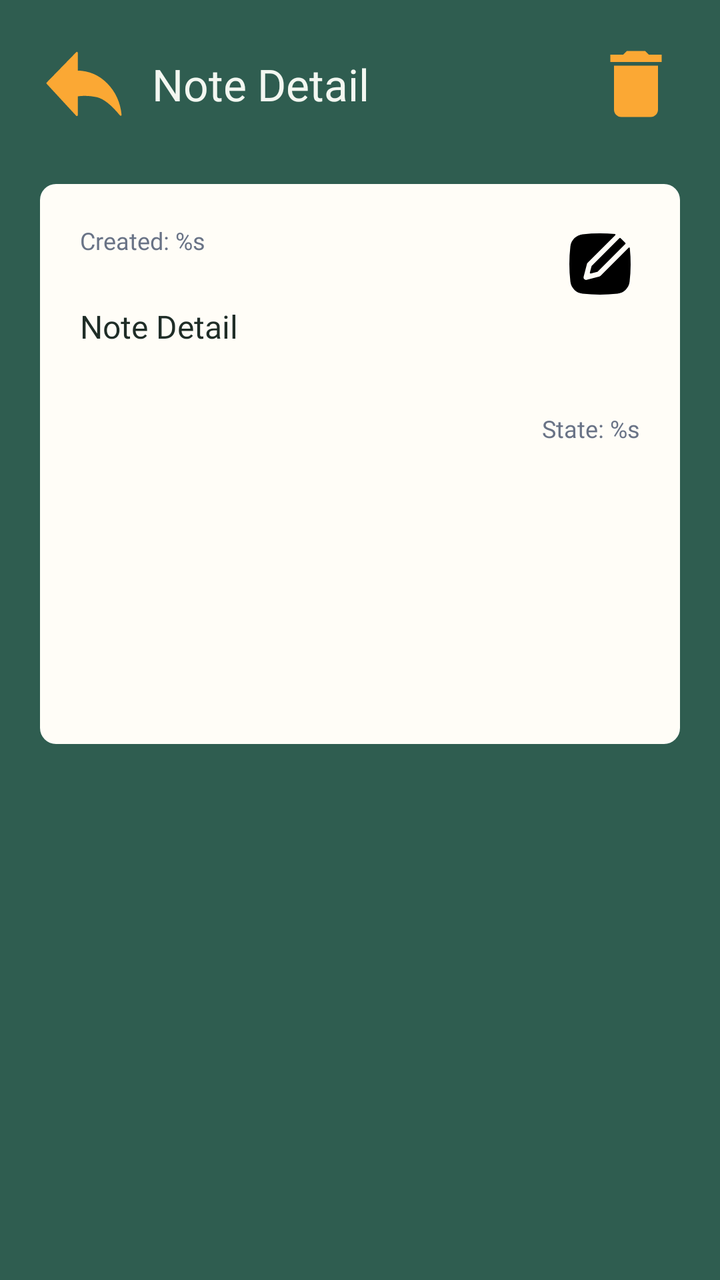
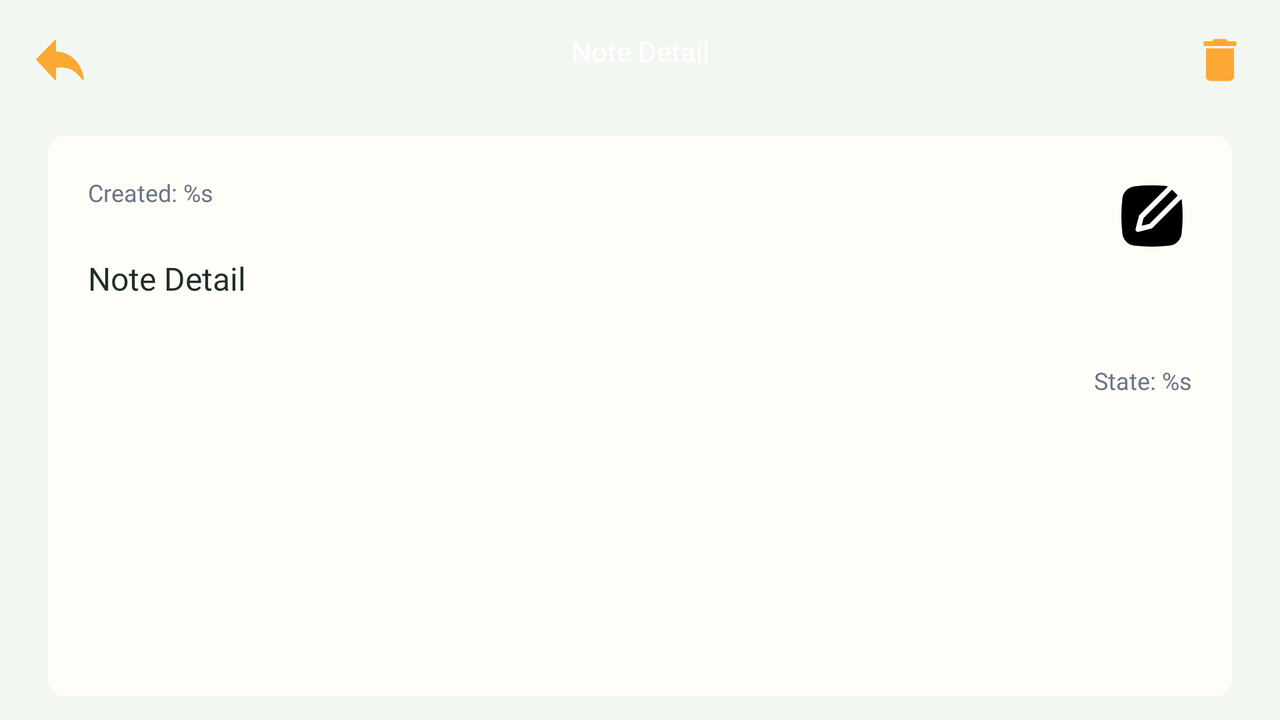

The same Android screen from two of the app's own layout files: first res/layout/ as a phone draws it, then the repository's variant for another configuration, drawn on a device whose configuration selects that folder. Both files follow.
<!-- AndroidManifest.xml: application theme Theme.TodoListApp -->
<!-- res/layout/activity_detail.xml -->
<?xml version="1.0" encoding="utf-8"?>
<androidx.constraintlayout.widget.ConstraintLayout xmlns:android="http://schemas.android.com/apk/res/android"
    xmlns:app="http://schemas.android.com/apk/res-auto"
    xmlns:tools="http://schemas.android.com/tools"
    android:layout_width="match_parent"
    android:layout_height="match_parent"
    android:background="@color/color_3"
    android:padding="20dp"
    tools:context=".DetailActivity">

    <ImageButton
        android:id="@+id/btnBack"
        android:layout_width="44dp"
        android:layout_height="44dp"
        android:background="@drawable/btn_back_state"
        android:contentDescription="Back"
        app:layout_constraintStart_toStartOf="parent"
        app:layout_constraintTop_toTopOf="parent" />

    <TextView
        android:id="@+id/titleDetail"
        android:layout_width="0dp"
        android:layout_height="wrap_content"
        android:layout_marginStart="12dp"
        android:layout_marginEnd="12dp"
        android:fontFamily="@font/inter_semibold"
        android:maxLines="2"
        android:text="@string/titleDetail"
        android:textColor="@color/color_2"
        android:textSize="22sp"
        app:layout_constraintBottom_toBottomOf="@+id/btnBack"
        app:layout_constraintEnd_toStartOf="@id/btnDelete"
        app:layout_constraintStart_toEndOf="@+id/btnBack"
        app:layout_constraintTop_toTopOf="@+id/btnBack" />

    <ImageButton
        android:id="@+id/btnDelete"
        android:layout_width="44dp"
        android:layout_height="44dp"
        android:background="@drawable/ic_delete_state"
        android:contentDescription="Delete note"
        app:layout_constraintEnd_toEndOf="parent"
        app:layout_constraintTop_toTopOf="parent" />

    <include
        android:id="@+id/bannerDetail"
        layout="@layout/detail_banner"
        android:layout_width="0dp"
        android:layout_height="wrap_content"
        android:layout_marginTop="28dp"
        app:layout_constraintEnd_toEndOf="parent"
        app:layout_constraintStart_toStartOf="parent"
        app:layout_constraintTop_toBottomOf="@id/btnBack" />

</androidx.constraintlayout.widget.ConstraintLayout>
<!-- res/layout/detail_banner.xml (included above) -->
<?xml version="1.0" encoding="utf-8"?>
<ScrollView xmlns:android="http://schemas.android.com/apk/res/android"
    xmlns:app="http://schemas.android.com/apk/res-auto"
    android:layout_width="match_parent"
    android:layout_height="wrap_content">

    <androidx.constraintlayout.widget.ConstraintLayout
        android:layout_width="match_parent"
        android:layout_height="wrap_content"
        android:background="@drawable/corner_banner"
        android:minHeight="280dp"
        android:padding="20dp">

        <TextView
            android:id="@+id/detailDate"
            android:layout_width="0dp"
            android:layout_height="wrap_content"
            android:fontFamily="@font/inter_semibold"
            android:text="@string/date"
            android:textColor="#697386"
            android:textSize="12sp"
            app:layout_constraintEnd_toStartOf="@+id/btnEdit"
            app:layout_constraintStart_toStartOf="parent"
            app:layout_constraintTop_toTopOf="parent" />

        <ImageButton
            android:id="@+id/btnEdit"
            android:layout_width="40dp"
            android:layout_height="40dp"
            android:background="@drawable/ic_edit_state"
            android:contentDescription="Edit note"
            android:enabled="true"
            app:layout_constraintEnd_toEndOf="parent"
            app:layout_constraintTop_toTopOf="parent" />

        <TextView
            android:id="@+id/detailTodo"
            android:layout_width="0dp"
            android:layout_height="wrap_content"
            android:layout_marginTop="24dp"
            android:fontFamily="@font/inter_semibold"
            android:lineSpacingExtra="5dp"
            android:text="@string/titleDetail"
            android:textColor="@color/black"
            android:textSize="16sp"
            app:layout_constraintEnd_toEndOf="parent"
            app:layout_constraintStart_toStartOf="parent"
            app:layout_constraintTop_toBottomOf="@id/detailDate" />

        <TextView
            android:id="@+id/status"
            android:layout_width="wrap_content"
            android:layout_height="wrap_content"
            android:layout_marginTop="32dp"
            android:fontFamily="@font/inter_semibold"
            android:text="@string/status"
            android:textColor="#697386"
            android:textSize="12sp"
            app:layout_constraintEnd_toEndOf="parent"
            app:layout_constraintTop_toBottomOf="@+id/detailTodo" />

    </androidx.constraintlayout.widget.ConstraintLayout>
</ScrollView>
<!-- resources referenced by this layout -->
<resources>
  <color name="black">#1F2D27</color>
  <color name="color_2">#F3F7F1</color>
  <color name="color_3">#2F5D50</color>
  <!-- drawable corner_banner (drawable) -->
  <selector xmlns:android="http://schemas.android.com/apk/res/android">
      <item android:state_focused="true">
          <shape>
              <solid android:color="@color/color_1" />
              <corners android:radius="8dp" />
          </shape>
      </item>
      
      <item>
          <shape>
              <solid android:color="@color/color_1" />
              <corners android:radius="8dp" />
          </shape>
      </item>
  </selector>
  <string name="date">Created: %s</string>
  <string name="status">State: %s</string>
  <string name="titleDetail">Note Detail</string>
  <style name="Theme.TodoListApp" parent="Theme.MaterialComponents.DayNight.NoActionBar">
          
          <item name="colorPrimary">@color/color_1</item>
          <item name="colorPrimaryVariant">@color/purple_700</item>
          <item name="colorOnPrimary">@color/white</item>
          
          <item name="colorSecondary">@color/teal_200</item>
          <item name="colorSecondaryVariant">@color/teal_700</item>
          <item name="colorOnSecondary">@color/black</item>
          
          <item name="android:statusBarColor">?attr/colorPrimaryVariant</item>
          <item name="android:navigationBarColor">@color/color_2</item>
          
      </style>
  <!-- drawable ic_back_on (drawable) -->
  <vector xmlns:android="http://schemas.android.com/apk/res/android"
      android:width="28dp"
      android:height="28dp"
      android:viewportWidth="48"
      android:viewportHeight="48">
    <path
        android:pathData="M44,40.836c-4.893,-5.973 -9.238,-9.362 -13.036,-10.168c-3.797,-0.805 -7.412,-0.927 -10.846,-0.365V41L4,23.545L20.118,7v10.167c6.349,0.05 11.746,2.328 16.192,6.833c4.445,4.505 7.009,10.117 7.69,16.836Z"
        android:strokeLineJoin="round"
        android:strokeWidth="1"
        android:fillColor="#50C4ED"
        android:fillType="evenOdd"
        android:strokeColor="#50C4ED"/>
  </vector>
  <!-- drawable ic_back (drawable) -->
  <vector xmlns:android="http://schemas.android.com/apk/res/android"
      android:width="28dp"
      android:height="28dp"
      android:viewportWidth="48"
      android:viewportHeight="48">
    <path
        android:pathData="M44,40.836c-4.893,-5.973 -9.238,-9.362 -13.036,-10.168c-3.797,-0.805 -7.412,-0.927 -10.846,-0.365V41L4,23.545L20.118,7v10.167c6.349,0.05 11.746,2.328 16.192,6.833c4.445,4.505 7.009,10.117 7.69,16.836Z"
        android:strokeLineJoin="round"
        android:strokeWidth="1"
        android:fillColor="#fba834"
        android:fillType="evenOdd"
        android:strokeColor="#fba834"/>
  </vector>
  <color name="color_1">#FFFDF7</color>
  <!-- drawable ic_delete_on (drawable) -->
  <vector xmlns:android="http://schemas.android.com/apk/res/android"
      android:width="28dp"
      android:height="28dp"
      android:viewportWidth="24"
      android:viewportHeight="24">
    <path
        android:pathData="M6,19c0,1.1 0.9,2 2,2h8c1.1,0 2,-0.9 2,-2V7H6zM19,4h-3.5l-1,-1h-5l-1,1H5v2h14z"
        android:fillColor="#50C4ED"/>
  </vector>
  <!-- drawable ic_delete (drawable) -->
  <vector xmlns:android="http://schemas.android.com/apk/res/android"
      android:width="28dp"
      android:height="28dp"
      android:viewportWidth="24"
      android:viewportHeight="24">
    <path
        android:pathData="M6,19c0,1.1 0.9,2 2,2h8c1.1,0 2,-0.9 2,-2V7H6zM19,4h-3.5l-1,-1h-5l-1,1H5v2h14z"
        android:fillColor="#fba834"/>
  </vector>
  <color name="purple_700">#2F5D50</color>
  <color name="white">#FFFFFFFF</color>
  <color name="teal_200">#BFD8BD</color>
  <color name="teal_700">#557A61</color>
  <!-- some entries are left out for length -->
</resources>
<!-- res/layout-land/activity_detail.xml (the repository's variant of the layout above) -->
<!-- drawn on the phone turned sideways -->
<?xml version="1.0" encoding="utf-8"?>
<ScrollView xmlns:android="http://schemas.android.com/apk/res/android"
    xmlns:app="http://schemas.android.com/apk/res-auto"
    xmlns:tools="http://schemas.android.com/tools"
    android:layout_width="match_parent"
    android:layout_height="match_parent"
    android:background="@color/color_2"
    tools:context=".DetailActivity">

    <androidx.constraintlayout.widget.ConstraintLayout
        android:layout_width="match_parent"
        android:layout_height="wrap_content">

    <ImageButton
        android:id="@+id/btnBack"
        android:layout_width="wrap_content"
        android:layout_height="wrap_content"
        android:layout_margin="16dp"
        android:background="@drawable/btn_back_state"
        app:layout_constraintStart_toStartOf="parent"
        app:layout_constraintTop_toTopOf="parent" />

    <TextView
        android:id="@+id/titleDetail"
        android:layout_width="wrap_content"
        android:layout_height="wrap_content"
        android:fontFamily="@font/inter_semibold"
        android:layout_marginTop="16dp"
        android:textColor="@color/white"
        android:text="@string/titleDetail"
        app:layout_constraintStart_toEndOf="@+id/btnBack"
        app:layout_constraintTop_toTopOf="parent"
        app:layout_constraintEnd_toStartOf="@id/btnDelete"/>

    <ImageButton
        android:id="@+id/btnDelete"
        android:layout_width="wrap_content"
        android:layout_height="wrap_content"
        android:layout_marginTop="16dp"
        android:layout_marginEnd="16dp"
        android:background="@drawable/ic_delete_state"
        app:layout_constraintEnd_toEndOf="parent"
        app:layout_constraintTop_toTopOf="parent"/>

    <include
        android:id="@+id/bannerDetail"
        layout="@layout/detail_banner"
        android:layout_width="match_parent"
        android:layout_height="wrap_content"
        android:layout_margin="24dp"
        app:layout_constraintEnd_toEndOf="parent"
        app:layout_constraintStart_toStartOf="parent"
        app:layout_constraintTop_toBottomOf="@id/btnBack" />
    </androidx.constraintlayout.widget.ConstraintLayout>

</ScrollView>
<!-- resources referenced by the variant -->
<!-- as the phone turned sideways resolves them -->
<resources>
  <color name="black">#1F2D27</color>
  <color name="color_2">#F3F7F1</color>
  <color name="white">#FFFFFFFF</color>
  <!-- drawable corner_banner (drawable) -->
  <selector xmlns:android="http://schemas.android.com/apk/res/android">
      <item android:state_focused="true">
          <shape>
              <solid android:color="@color/color_1" />
              <corners android:radius="8dp" />
          </shape>
      </item>
      
      <item>
          <shape>
              <solid android:color="@color/color_1" />
              <corners android:radius="8dp" />
          </shape>
      </item>
  </selector>
  <string name="date">Created: %s</string>
  <string name="status">State: %s</string>
  <string name="titleDetail">Note Detail</string>
  <style name="Theme.TodoListApp" parent="Theme.MaterialComponents.DayNight.NoActionBar">
          
          <item name="colorPrimary">@color/color_1</item>
          <item name="colorPrimaryVariant">@color/purple_700</item>
          <item name="colorOnPrimary">@color/white</item>
          
          <item name="colorSecondary">@color/teal_200</item>
          <item name="colorSecondaryVariant">@color/teal_700</item>
          <item name="colorOnSecondary">@color/black</item>
          
          <item name="android:statusBarColor">?attr/colorPrimaryVariant</item>
          <item name="android:navigationBarColor">@color/color_2</item>
          
      </style>
  <!-- drawable ic_back_on (drawable) -->
  <vector xmlns:android="http://schemas.android.com/apk/res/android"
      android:width="28dp"
      android:height="28dp"
      android:viewportWidth="48"
      android:viewportHeight="48">
    <path
        android:pathData="M44,40.836c-4.893,-5.973 -9.238,-9.362 -13.036,-10.168c-3.797,-0.805 -7.412,-0.927 -10.846,-0.365V41L4,23.545L20.118,7v10.167c6.349,0.05 11.746,2.328 16.192,6.833c4.445,4.505 7.009,10.117 7.69,16.836Z"
        android:strokeLineJoin="round"
        android:strokeWidth="1"
        android:fillColor="#50C4ED"
        android:fillType="evenOdd"
        android:strokeColor="#50C4ED"/>
  </vector>
  <!-- drawable ic_back (drawable) -->
  <vector xmlns:android="http://schemas.android.com/apk/res/android"
      android:width="28dp"
      android:height="28dp"
      android:viewportWidth="48"
      android:viewportHeight="48">
    <path
        android:pathData="M44,40.836c-4.893,-5.973 -9.238,-9.362 -13.036,-10.168c-3.797,-0.805 -7.412,-0.927 -10.846,-0.365V41L4,23.545L20.118,7v10.167c6.349,0.05 11.746,2.328 16.192,6.833c4.445,4.505 7.009,10.117 7.69,16.836Z"
        android:strokeLineJoin="round"
        android:strokeWidth="1"
        android:fillColor="#fba834"
        android:fillType="evenOdd"
        android:strokeColor="#fba834"/>
  </vector>
  <color name="color_1">#FFFDF7</color>
  <!-- drawable ic_delete_on (drawable) -->
  <vector xmlns:android="http://schemas.android.com/apk/res/android"
      android:width="28dp"
      android:height="28dp"
      android:viewportWidth="24"
      android:viewportHeight="24">
    <path
        android:pathData="M6,19c0,1.1 0.9,2 2,2h8c1.1,0 2,-0.9 2,-2V7H6zM19,4h-3.5l-1,-1h-5l-1,1H5v2h14z"
        android:fillColor="#50C4ED"/>
  </vector>
  <!-- drawable ic_delete (drawable) -->
  <vector xmlns:android="http://schemas.android.com/apk/res/android"
      android:width="28dp"
      android:height="28dp"
      android:viewportWidth="24"
      android:viewportHeight="24">
    <path
        android:pathData="M6,19c0,1.1 0.9,2 2,2h8c1.1,0 2,-0.9 2,-2V7H6zM19,4h-3.5l-1,-1h-5l-1,1H5v2h14z"
        android:fillColor="#fba834"/>
  </vector>
  <color name="purple_700">#2F5D50</color>
  <color name="teal_200">#BFD8BD</color>
  <color name="teal_700">#557A61</color>
  <!-- some entries are left out for length -->
</resources>
